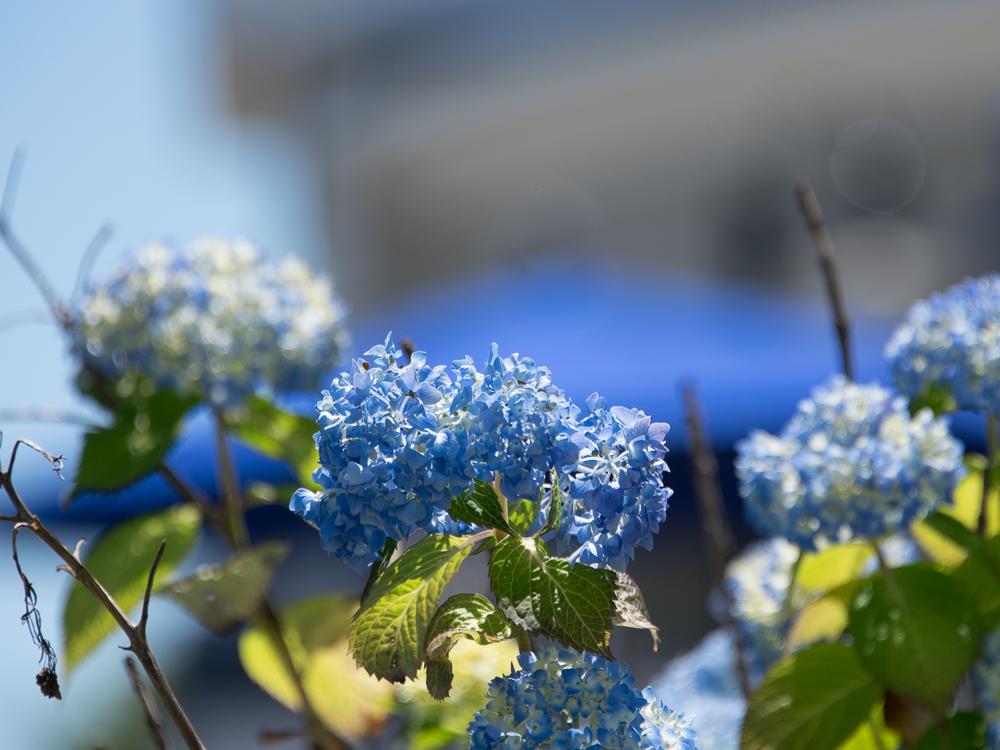
#> input picture images/blue-flowers.jpg, 1000 x 750 px
$ python 12_histograms.py --image ../images/blue-flowers.jpg
#> lines starting #> are read from the running program, lines starting #| are printed output that depends on the picture
from matplotlib import pyplot as plt
import argparse
import cv2

# Construct the argument parser and parse the arguments
ap = argparse.ArgumentParser()
ap.add_argument("-i", "--image", required=True, help="Path to the image")
args = vars(ap.parse_args())

# load the image, convert it to grayscale, and show it
image = cv2.imread(args["image"])
#> image is the input picture: shape (750, 1000, 3); mean B, G, R 130.9, 122.7, 104.8

gray = cv2.cvtColor(image, cv2.COLOR_BGR2GRAY)
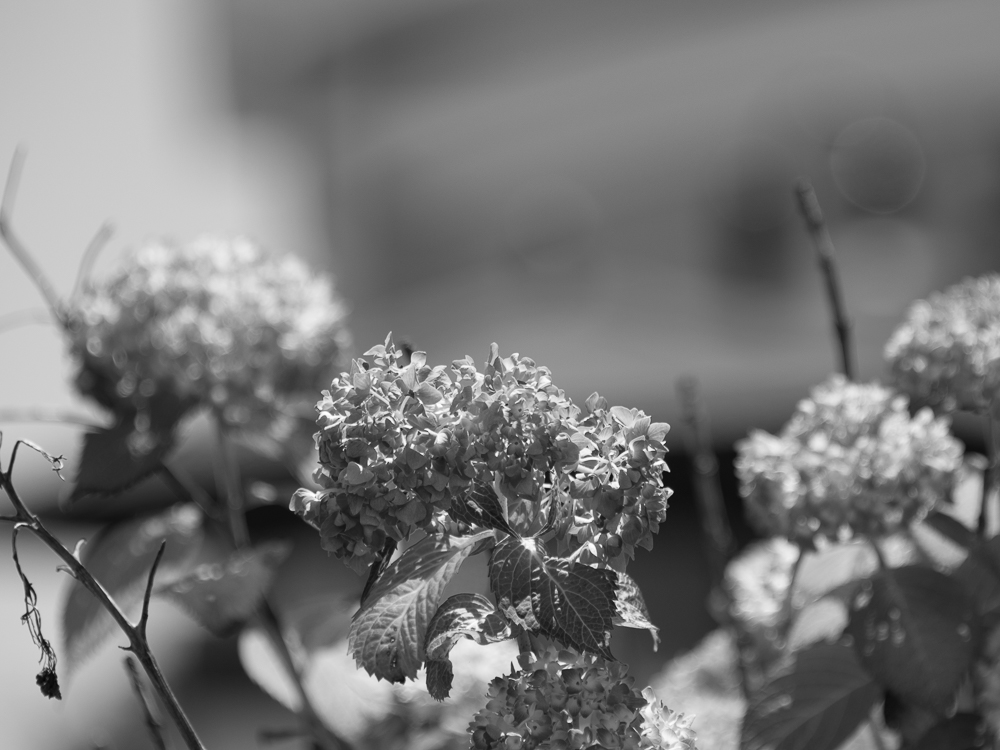
#> gray: shape (750, 1000); min 5, max 255, mean 118.3

cv2.imshow("Original", image)

hist = cv2.calcHist([gray], [0], None, [256], [0, 256])
#> hist = 256 values, max 10895 at index 138, min 0 at index 0, mean 2929.7

plt.figure()
plt.title("Grayscale Histogram")
plt.xlabel("Bins")
plt.ylabel("# of Pixels")
plt.plot(hist)
plt.xlim([0, 256])
cv2.waitKey(0)
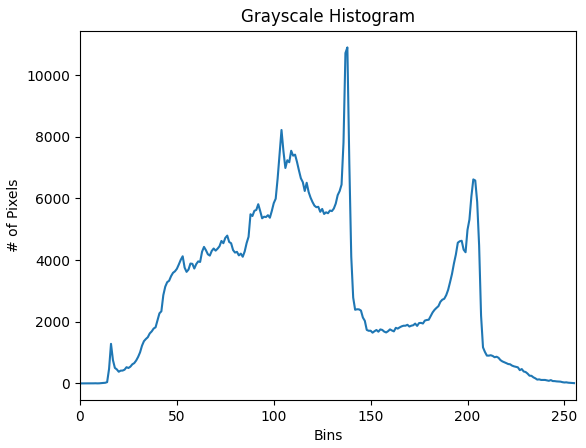
#> figure drawn by matplotlib, 1 panel; curve peaks at x = 138, y = 10895

$ run again, on images/white-flowers.jpg
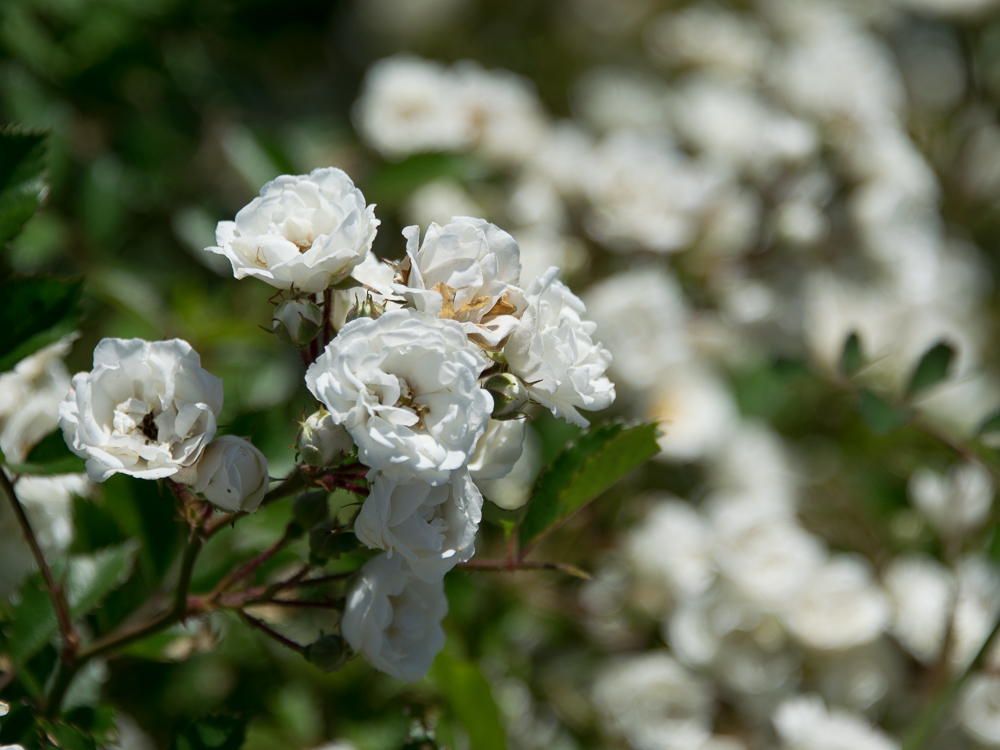
#> input picture images/white-flowers.jpg, 1000 x 750 px
#> image is the input picture: shape (750, 1000, 3); mean B, G, R 85.4, 108.1, 101.1
#> `gray = cv2.cvtColor(image, cv2.COLOR_BGR2GRAY)`:
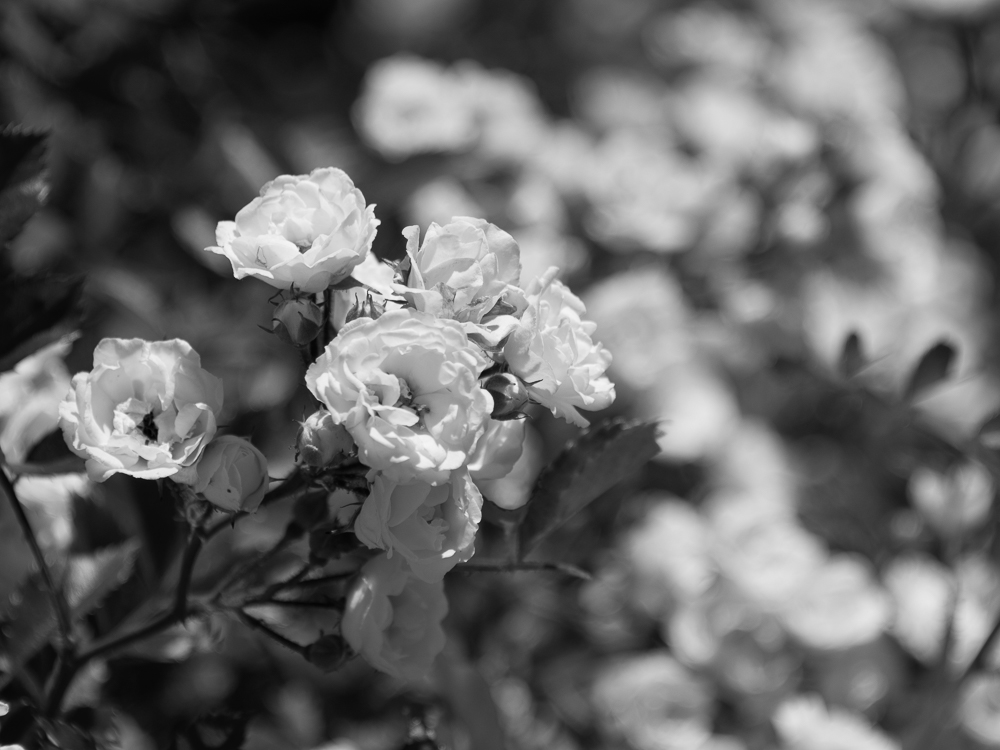
#> gray: shape (750, 1000); min 0, max 247, mean 103.4
#> hist = 256 values, max 5925 at index 63, min 0 at index 246, mean 2929.7
#> `cv2.waitKey(0)`:
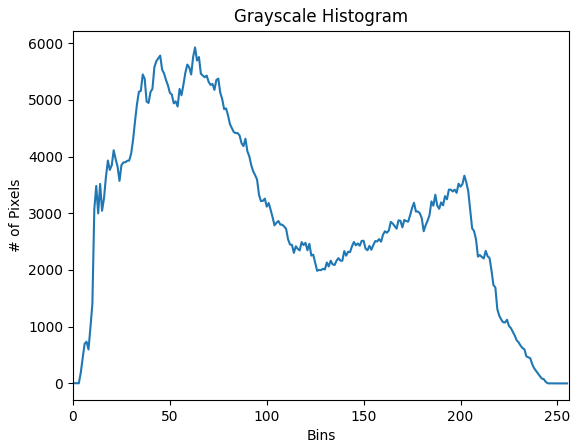
#> figure drawn by matplotlib, 1 panel; curve peaks at x = 63, y = 5925
